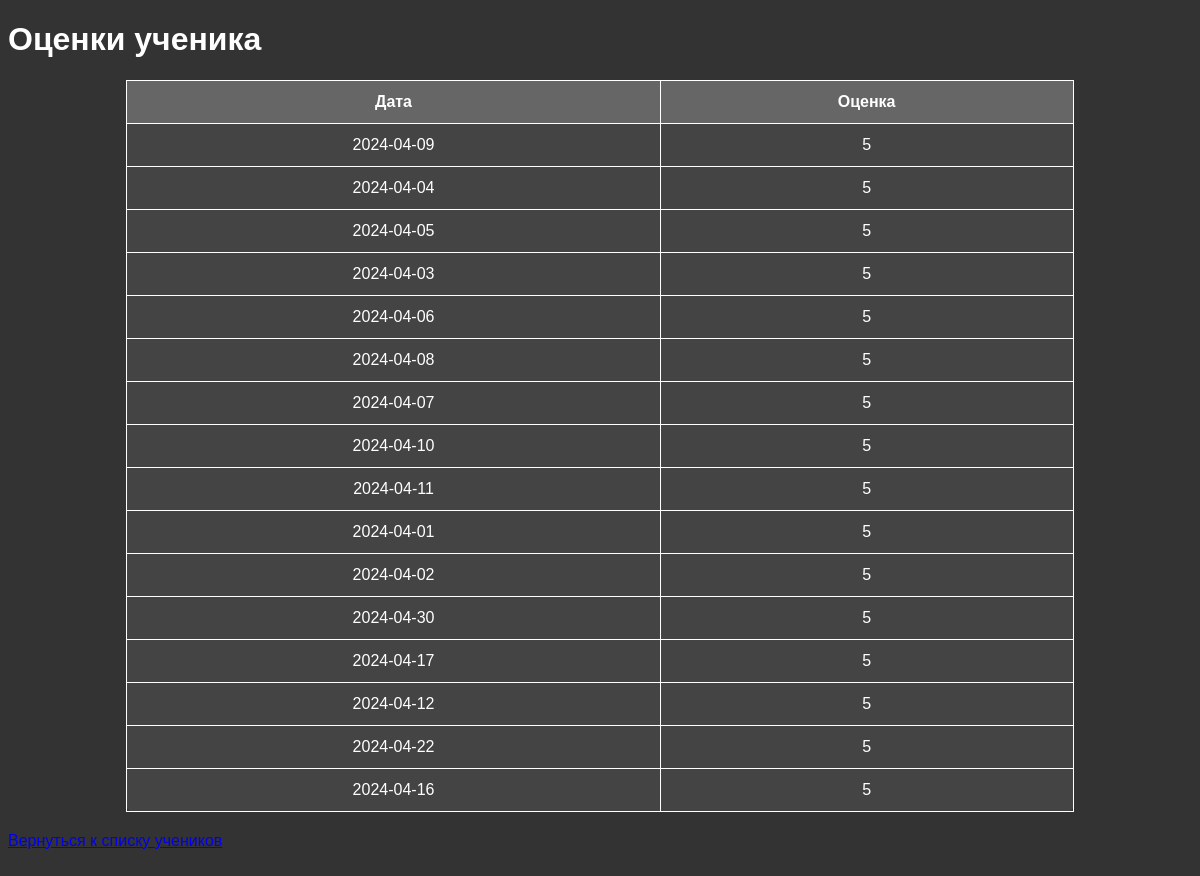
Page /journal/student.php?student_id=1234 on the committed database.
### tables this page shows
CREATE TABLE `grades_math` (
  `id` int(11) NOT NULL,
  `student_id` varchar(20) NOT NULL,
  `subject` varchar(50) NOT NULL,
  `date` date NOT NULL,
  `grade` varchar(1) NOT NULL
);

### journal/student.php (the view, shortened to what this page needs)
<!DOCTYPE html>
<html lang="en">
<head>
    <link rel="stylesheet" href="css/styles.css">
</head>
<body>
    <h1>Оценки ученика</h1>
    <?php
    require_once('db_connect.php');
    $student_id = $_GET['student_id'];
    $grades_sql = "SELECT `date`, `grade` FROM `grades_math` WHERE `student_id` = '$student_id'";
    $grades_result = $conn->query($grades_sql);
    if ($grades_result->num_rows > 0) {
        echo '<table>';
        echo '<tr><th>Дата</th><th>Оценка</th></tr>';
        while ($row = $grades_result->fetch_assoc()) {
            $date = $row['date'];
            $grade = $row['grade'];
            echo '<tr>';
            echo '<td>' . $date . '</td>';
            echo '<td>' . $grade . '</td>';
            echo '</tr>';
        }
        echo '</table>';
    } else {
        echo '<p>У ученика нет оценок по математике.</p>';
    }
    ?>
    <p><a href="index.php">Вернуться к списку учеников</a></p>
</body>
</html>

### journal/css/styles.css (style rules this page uses)
body { padding-bottom: 60px; background-color: #333; color: #fff; font-family: Arial, sans-serif; }
table { width: 80%; margin: 20px auto; border-collapse: collapse; background-color: #444; border: 1px solid #fff; border-radius: 8px; color: #fff; }
table th, table td { border: 1px solid #fff; padding: 12px; text-align: center; }
th { background-color: #666; }

### rows in the picture
grades_math: date "2024-04-09", grade "5"
grades_math: date "2024-04-04", grade "5"
grades_math: date "2024-04-05", grade "5"
grades_math: date "2024-04-03", grade "5"
grades_math: date "2024-04-06", grade "5"
grades_math: date "2024-04-08", grade "5"
grades_math: date "2024-04-07", grade "5"
grades_math: date "2024-04-10", grade "5"
grades_math: date "2024-04-11", grade "5"
grades_math: date "2024-04-01", grade "5"
grades_math: date "2024-04-02", grade "5"
grades_math: date "2024-04-30", grade "5"
grades_math: date "2024-04-17", grade "5"
grades_math: date "2024-04-12", grade "5"
grades_math: date "2024-04-22", grade "5"
grades_math: date "2024-04-16", grade "5"
